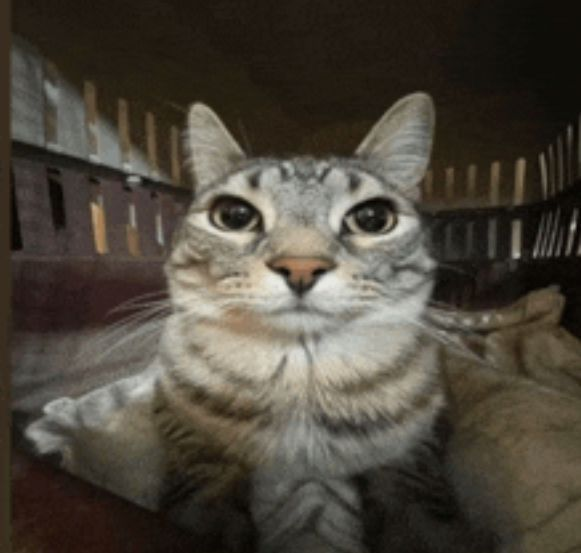
#> input picture week_6/images/cat.jpg, 581 x 553 px
$ python testing.py
#> lines starting #> are read from the running program, lines starting #| are printed output that depends on the picture; after the words box and inside, x2 and y2 are one past the last pixel; in counts of white or black regions, pixels touching at a corner belong together
import cv2 as cv

img = cv.imread("images/cat.jpg")
#> img is the input picture: shape (553, 581, 3); mean B, G, R 59.6, 70, 76.2

cv.imshow("Cat", img)

gray = cv.cvtColor(img, cv.COLOR_BGR2GRAY)
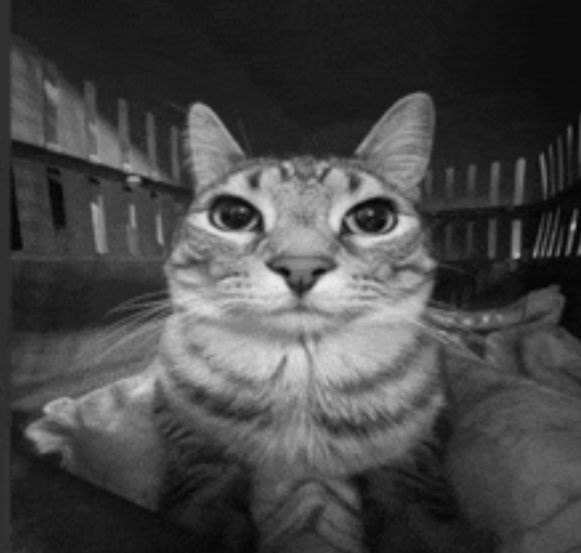
#> gray: shape (553, 581); min 1, max 237, mean 70.6
cv.imshow("Gray", gray)

canny = cv.Canny(img, 125, 175)
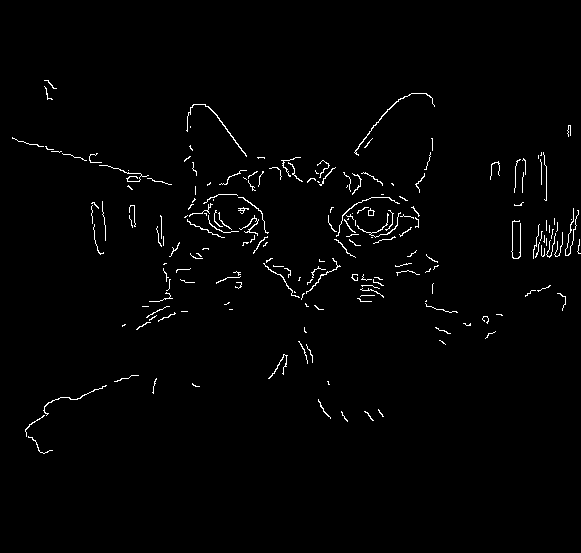
#> canny: shape (553, 581); 1.4% white in thin lines or dots, all inside (x1, y1, x2, y2) = (12, 80, 581, 454)
cv.imshow("Canny Edges", canny)


cv.waitKey(10000)
cv.destroyAllWindows()
